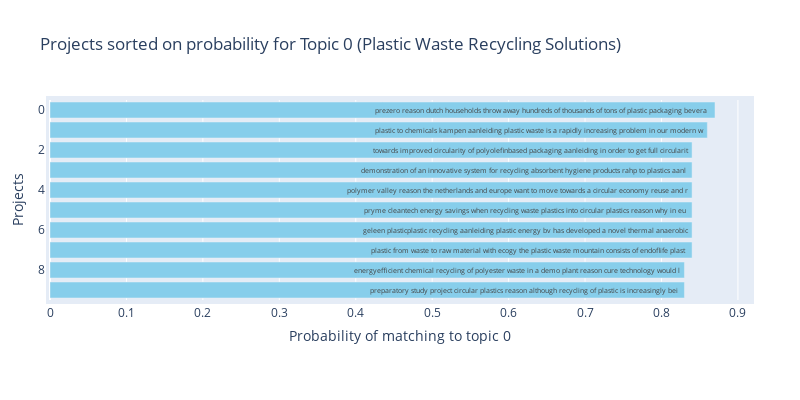

This figure's notebook cell:
### Code cell
topic_name = topic_model.get_topic_info()['CustomName'][TOPIC_INDEX]
print_markdown(f'### This table shows the likelihood that projects belong to Topic ({SELECTED_TOPIC_ID}) {SELECTED_TOPIC_NAME}:')

# extract the probabilities for the specific topic
if LOAD_MODEL:
    specific_topic_probs = probs[:, TOPIC_INDEX]
else:
    specific_topic_probs = probs[:, SELECTED_TOPIC_ID]

# find documents with a probability above the threshold
doc_indices = np.where(specific_topic_probs >= THRESHOLD_DOC_PROB_TABLE)[0]

docs_with_specific_topic = [docs[i] for i in doc_indices]

df_specific_topic = pd.DataFrame({
    'document': docs_with_specific_topic,
    'probability': specific_topic_probs[doc_indices]
})

# sort the dataframe in descending order
df_specific_topic = df_specific_topic.sort_values(by='probability', ascending=False).reset_index(drop=True)

df_specific_topic['probability'] = df_specific_topic['probability'].round(2)

# nicer dataframe displays
pd.set_option('display.max_columns', None)
pd.set_option('display.width', None) 
pd.set_option('display.max_colwidth', 500)

display(df_specific_topic.head(5))

# create dataframe with only top 10 documents
df_specific_topic_top_n = df_specific_topic.head(10)

# truncate documents to threshold
df_specific_topic_top_n['document'] = df_specific_topic_top_n['document'].str.slice(0, 100)

fig = go.Figure(go.Bar(
    x=df_specific_topic_top_n['probability'],
    y=df_specific_topic_top_n.index,
    text=df_specific_topic_top_n['document'],
    textposition='auto',
    orientation='h',
    marker_color='skyblue'
))

fig.update_layout(
    title_text=f'Projects sorted on probability for Topic {SELECTED_TOPIC_ID} ({SELECTED_TOPIC_NAME})',
    xaxis_title=f'Probability of matching to topic {SELECTED_TOPIC_ID}',
    yaxis_title='Projects',
    autosize=False,
    width=800,
    height=400,
    margin=dict(l=50, r=50, b=100, t=100, pad=4)
)

fig.update_yaxes(autorange="reversed")

fig.show()

### Figure 1 — Plotly figure (JSON) as saved in the notebook; plotly's stock layout.template omitted (floating-point values rounded to 4 significant figures)
{"data": [{"marker": {"color": "skyblue"}, "orientation": "h", "text": ["prezero reason dutch households throw away hundreds of thousands of tons of plastic packaging bevera", "plastic to chemicals kampen aanleiding plastic waste is a rapidly increasing problem in our modern w", "towards improved circularity of polyolefinbased packaging aanleiding in order to get full circularit", "demonstration of an innovative system for recycling absorbent hygiene products rahp to plastics aanl", "polymer valley reason the netherlands and europe want to move towards a circular economy reuse and r", "pryme cleantech energy savings when recycling waste plastics into circular plastics reason why in eu", "geleen plasticplastic recycling aanleiding plastic energy bv has developed a novel thermal anaerobic", "plastic from waste to raw material with ecogy the plastic waste mountain consists of endoflife plast", "energyefficient chemical recycling of polyester waste in a demo plant reason cure technology would l", "preparatory study project circular plastics reason although recycling of plastic is increasingly bei"], "textposition": "auto", "type": "bar", "x": [0.87, 0.86, 0.84, 0.84, 0.84, 0.84, 0.84, 0.84, 0.83, 0.83], "y": [0, 1, 2, 3, 4, 5, 6, 7, 8, 9]}], "layout": {"autosize": false, "height": 400, "margin": {"b": 100, "l": 50, "pad": 4, "r": 50, "t": 100}, "title": {"text": "Projects sorted on probability for Topic 0 (Plastic Waste Recycling Solutions)"}, "width": 800, "xaxis": {"title": {"text": "Probability of matching to topic 0"}}, "yaxis": {"autorange": "reversed", "title": {"text": "Projects"}}}}
